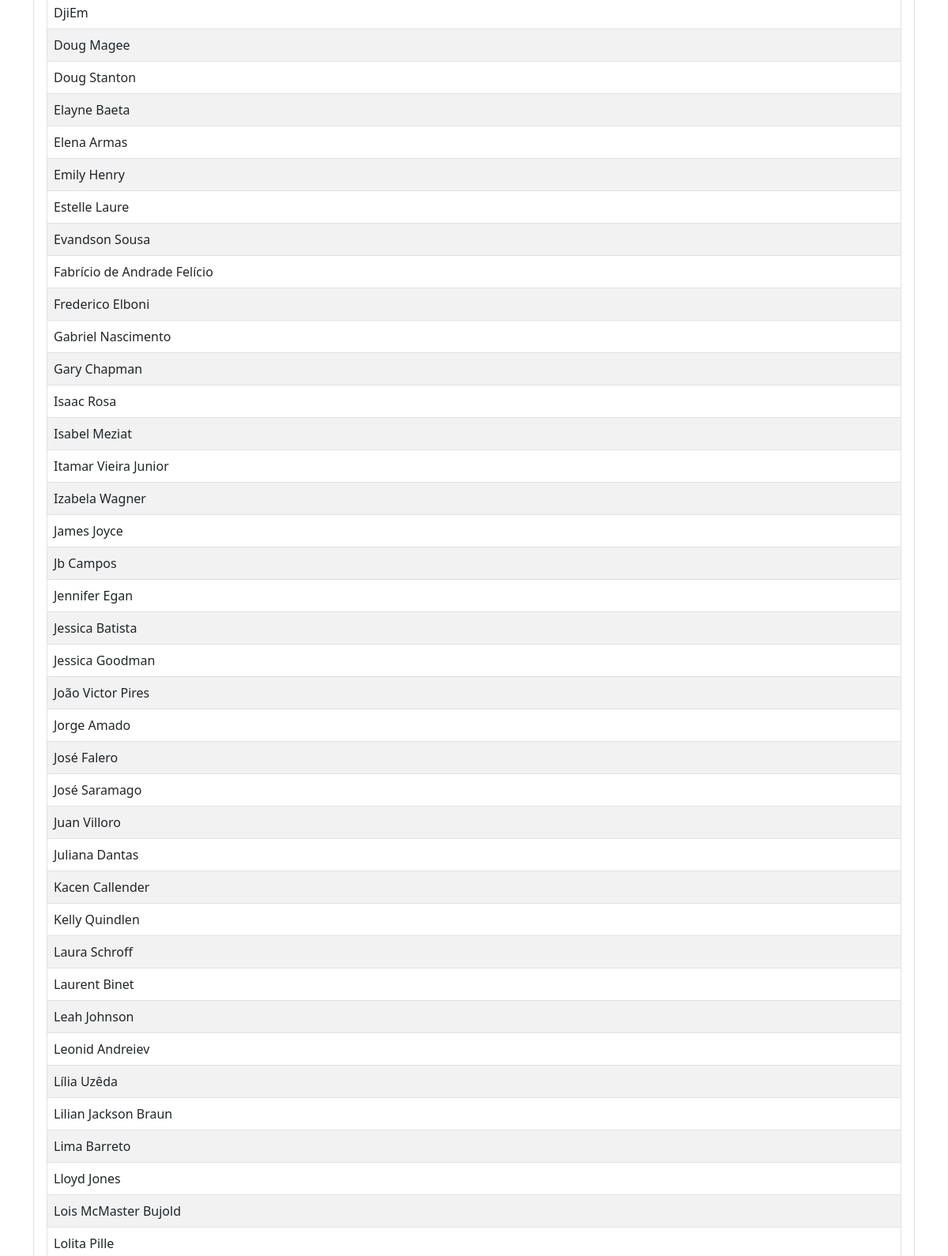
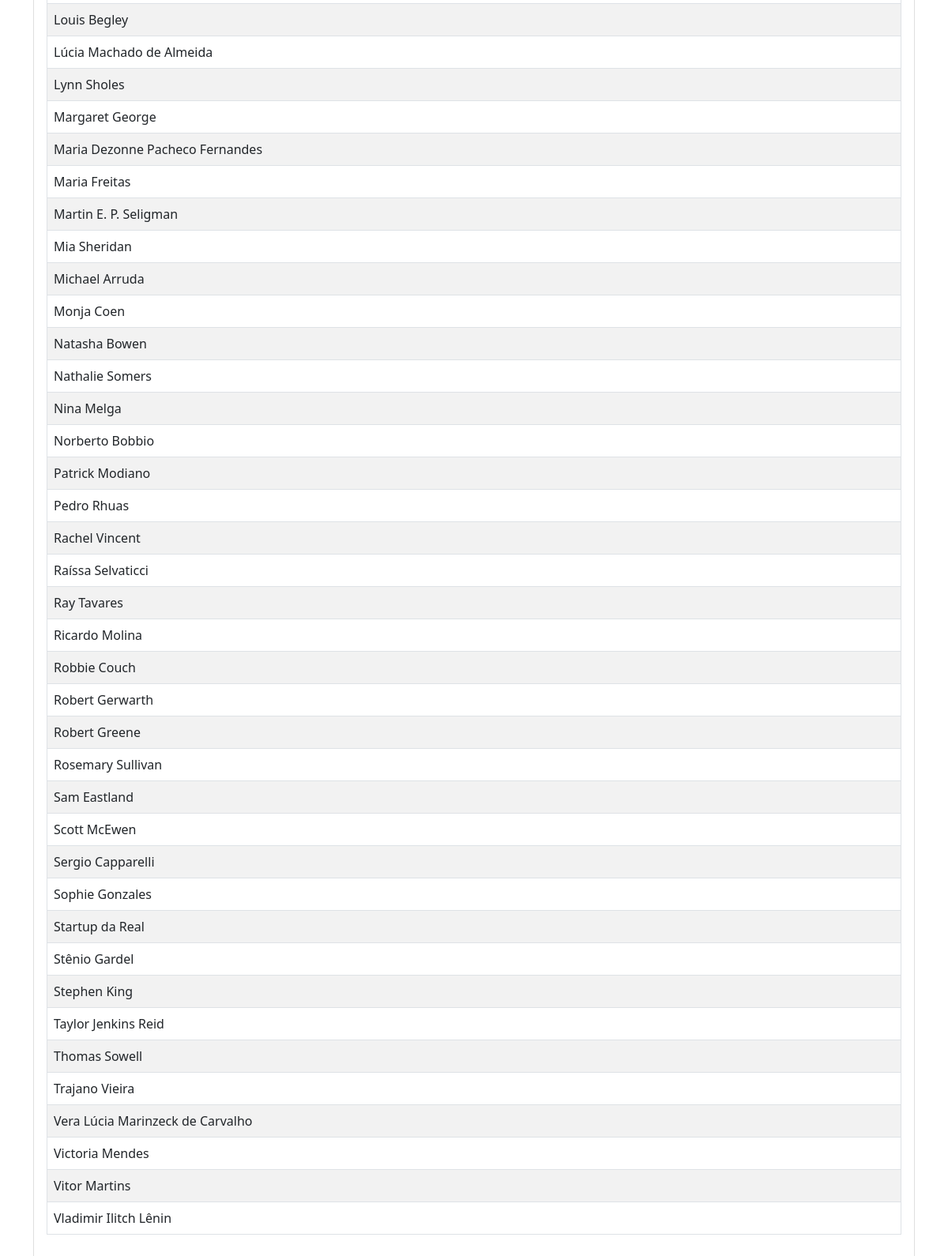
The app's page /listarautor.php (lower part), older data (2 pictures, top to bottom).
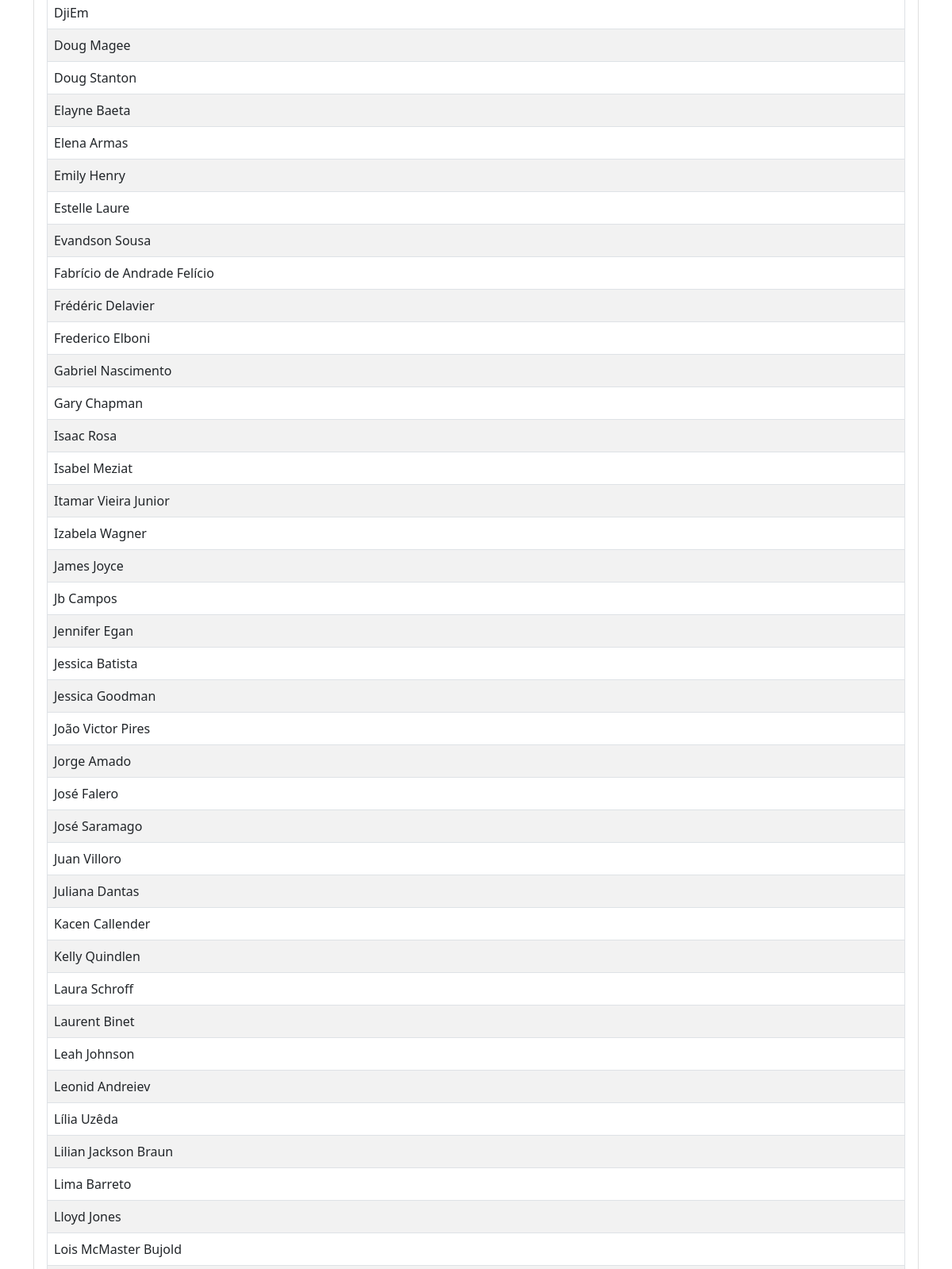
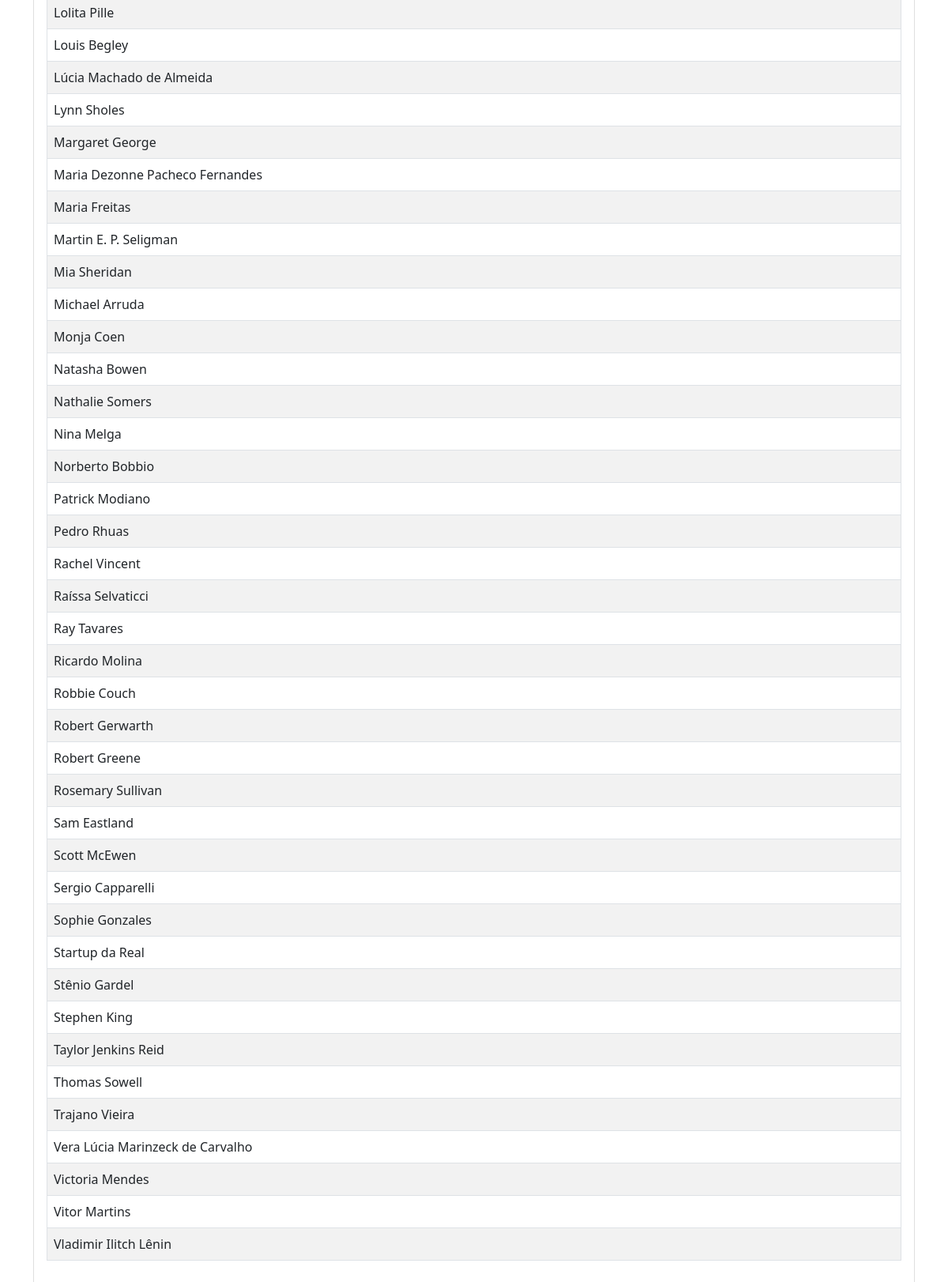
The same page, newer data (2 pictures, top to bottom).
### tables this page shows
CREATE TABLE `autor` (
  `idAutor` int(11) NOT NULL,
  `Nome` varchar(200) NOT NULL
);

### listarautor.php (the view, shortened to what this page needs)
<?php
require 'dbcon.php';
?>
<!doctype html>
<html lang="pt-BR">
  <head>
    <link href="https://cdn.jsdelivr.net/npm/bootstrap@5.1.3/dist/css/bootstrap.min.css" rel="stylesheet">
</head>
<body>
    <div class="container mt-4">
        <div class="row">
            <div class="col-md-12">
                <div class="card">
                    <div class="card-body">
                        <table class="table table-bordered table-striped">
                            <tbody>
                                <?php
                                    $query = "SELECT * FROM autor a ORDER BY Nome ASC";
                                    $query_run = mysqli_query($con, $query);
                                    if(mysqli_num_rows($query_run) > 0)
                                    {
                                        foreach($query_run as $autor)
                                        {
                                            ?>
                                                <td><?= $autor['Nome']; ?></td>
                                            <?php
                                        }
                                    }
                                    else
                                    {
                                        echo "<h5> {$texto['restritaSAutor']} </h5>";
                                    }
                                ?>
                            </tbody>
                        </table>
                    </div>
                </div>
            </div>
        </div>
    </div>
</body>
</html>

Row changes from the older to the newer data that the page shows:
added autor: Nome "Frédéric Delavier"
